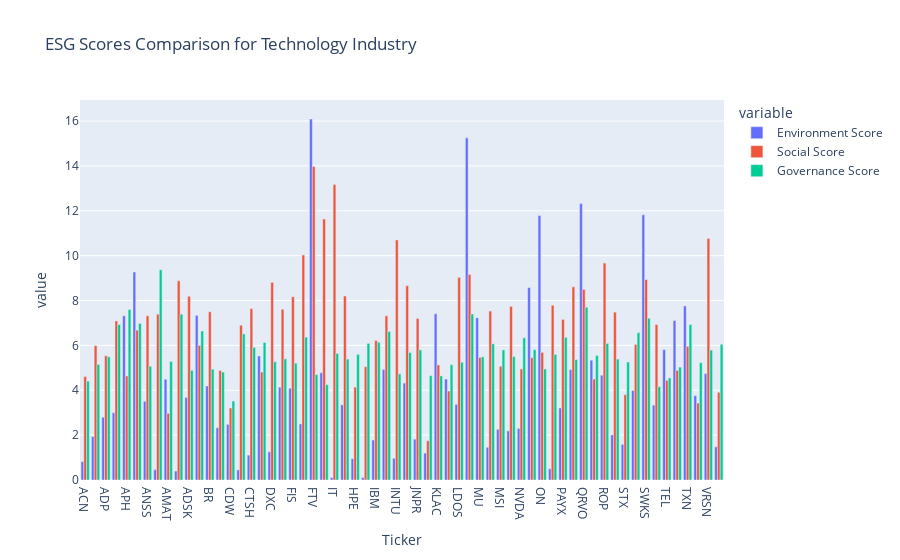

The code cell stored with this chart in its notebook:
### Markdown cell above
#### Use a bar plot to compare stocks within the industry

### Code cell
# Create a Plotly bar plot to compare the scores
fig = px.bar(industry_df, 
             x='Ticker', 
             y=['Environment Score', 'Social Score', 'Governance Score'], 
             title=f'ESG Scores Comparison for {industry} Industry', 
             barmode='group',
             orientation='v')

# Show the plot
fig.show()

### Figure 1 — Plotly figure (JSON) as saved in the notebook; plotly's stock layout.template omitted (floating-point values rounded to 4 significant figures)
{"data": [{"alignmentgroup": "True", "hovertemplate": "variable=Environment Score<br>Ticker=%{x}<br>value=%{y}<extra></extra>", "legendgroup": "Environment Score", "marker": {"color": "#636efa", "pattern": {"shape": ""}}, "name": "Environment Score", "offsetgroup": "Environment Score", "orientation": "v", "showlegend": true, "textposition": "auto", "type": "bar", "x": ["ACN", "ADBE", "ADP", "AKAM", "APH", "ADI", "ANSS", "AAPL", "AMAT", "ANET", "ADSK", "AVGO", "BR", "CDNS", "CDW", "CSCO", "CTSH", "GLW", "DXC", "FFIV", "FIS", "FTNT", "FTV", "GRMN", "IT", "GEN", "HPE", "HPQ", "IBM", "INTC", "INTU", "JKHY", "JNPR", "KEYS", "KLAC", "LRCX", "LDOS", "MCHP", "MU", "MSFT", "MSI", "NTAP", "NVDA", "NXPI", "ON", "ORCL", "PAYX", "PTC", "QRVO", "QCOM", "ROP", "CRM", "STX", "NOW", "SWKS", "SNPS", "TEL", "TER", "TXN", "TRMB", "VRSN", "WDC"], "xaxis": "x", "y": [0.82, 1.94, 2.8, 3, 7.32, 9.27, 3.51, 0.46, 4.49, 0.4, 3.68, 7.34, 4.19, 2.33, 2.48, 0.45, 1.11, 5.53, 1.26, 4.14, 4.09, 2.5, 16.09, 4.78, 0.11, 3.35, 0.95, 0.11, 1.78, 4.93, 0.97, 4.32, 1.82, 1.2, 7.41, 4.5, 3.37, 15.25, 7.23, 1.46, 2.26, 2.19, 2.3, 8.58, 11.79, 0.5, 3.21, 4.92, 12.32, 5.34, 4.67, 2.01, 1.59, 3.99, 11.82, 3.34, 5.81, 7.11, 7.76, 3.76, 4.74, 1.48], "yaxis": "y"}, {"alignmentgroup": "True", "hovertemplate": "variable=Social Score<br>Ticker=%{x}<br>value=%{y}<extra></extra>", "legendgroup": "Social Score", "marker": {"color": "#EF553B", "pattern": {"shape": ""}}, "name": "Social Score", "offsetgroup": "Social Score", "orientation": "v", "showlegend": true, "textposition": "auto", "type": "bar", "x": ["ACN", "ADBE", "ADP", "AKAM", "APH", "ADI", "ANSS", "AAPL", "AMAT", "ANET", "ADSK", "AVGO", "BR", "CDNS", "CDW", "CSCO", "CTSH", "GLW", "DXC", "FFIV", "FIS", "FTNT", "FTV", "GRMN", "IT", "GEN", "HPE", "HPQ", "IBM", "INTC", "INTU", "JKHY", "JNPR", "KEYS", "KLAC", "LRCX", "LDOS", "MCHP", "MU", "MSFT", "MSI", "NTAP", "NVDA", "NXPI", "ON", "ORCL", "PAYX", "PTC", "QRVO", "QCOM", "ROP", "CRM", "STX", "NOW", "SWKS", "SNPS", "TEL", "TER", "TXN", "TRMB", "VRSN", "WDC"], "xaxis": "x", "y": [4.61, 5.99, 5.54, 7.09, 4.64, 6.68, 7.32, 7.39, 2.97, 8.88, 8.19, 6, 7.5, 4.88, 3.21, 6.9, 7.64, 4.81, 8.81, 7.61, 8.17, 10.03, 13.97, 11.63, 13.17, 8.2, 4.14, 5.05, 6.22, 7.32, 10.7, 8.66, 7.2, 1.75, 5.13, 3.97, 9.03, 9.16, 5.46, 7.53, 5.07, 7.74, 4.95, 5.45, 5.69, 7.79, 7.16, 8.61, 8.5, 4.5, 9.67, 7.48, 3.8, 6.04, 8.93, 6.93, 4.44, 4.89, 5.96, 3.43, 10.77, 3.91], "yaxis": "y"}, {"alignmentgroup": "True", "hovertemplate": "variable=Governance Score<br>Ticker=%{x}<br>value=%{y}<extra></extra>", "legendgroup": "Governance Score", "marker": {"color": "#00cc96", "pattern": {"shape": ""}}, "name": "Governance Score", "offsetgroup": "Governance Score", "orientation": "v", "showlegend": true, "textposition": "auto", "type": "bar", "x": ["ACN", "ADBE", "ADP", "AKAM", "APH", "ADI", "ANSS", "AAPL", "AMAT", "ANET", "ADSK", "AVGO", "BR", "CDNS", "CDW", "CSCO", "CTSH", "GLW", "DXC", "FFIV", "FIS", "FTNT", "FTV", "GRMN", "IT", "GEN", "HPE", "HPQ", "IBM", "INTC", "INTU", "JKHY", "JNPR", "KEYS", "KLAC", "LRCX", "LDOS", "MCHP", "MU", "MSFT", "MSI", "NTAP", "NVDA", "NXPI", "ON", "ORCL", "PAYX", "PTC", "QRVO", "QCOM", "ROP", "CRM", "STX", "NOW", "SWKS", "SNPS", "TEL", "TER", "TXN", "TRMB", "VRSN", "WDC"], "xaxis": "x", "y": [4.41, 5.15, 5.49, 6.93, 7.6, 6.98, 5.07, 9.37, 5.28, 7.39, 4.89, 6.64, 4.94, 4.81, 3.52, 6.51, 5.91, 6.13, 5.27, 5.4, 5.21, 6.37, 4.7, 4.25, 5.64, 5.39, 5.6, 6.09, 6.14, 6.62, 4.73, 5.68, 5.8, 4.65, 4.64, 5.14, 5.25, 7.4, 5.49, 6.07, 5.8, 5.5, 6.34, 5.81, 4.95, 5.6, 6.36, 5.37, 7.7, 5.55, 6.09, 5.39, 5.26, 6.57, 7.21, 4.16, 4.55, 5.03, 6.93, 5.23, 5.79, 6.05], "yaxis": "y"}], "layout": {"autosize": true, "barmode": "group", "legend": {"title": {"text": "variable"}, "tracegroupgap": 0}, "title": {"text": "ESG Scores Comparison for Technology Industry"}, "xaxis": {"anchor": "y", "autorange": true, "domain": [0, 1], "range": [-0.5, 61.5], "title": {"text": "Ticker"}, "type": "category"}, "yaxis": {"anchor": "x", "autorange": true, "domain": [0, 1], "range": [0, 16.94], "title": {"text": "value"}, "type": "linear"}}}
